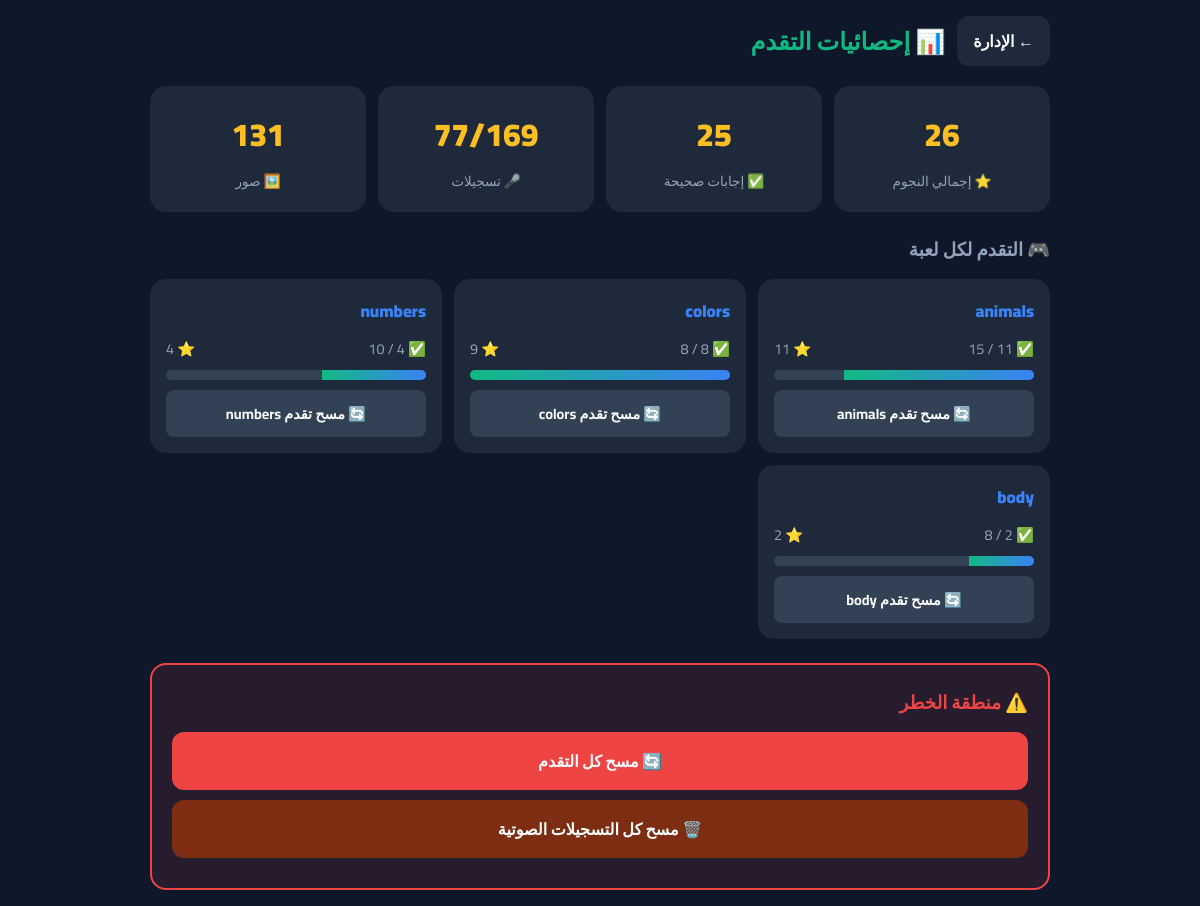
/admin/stats, run on an earlier commit of the app's database.
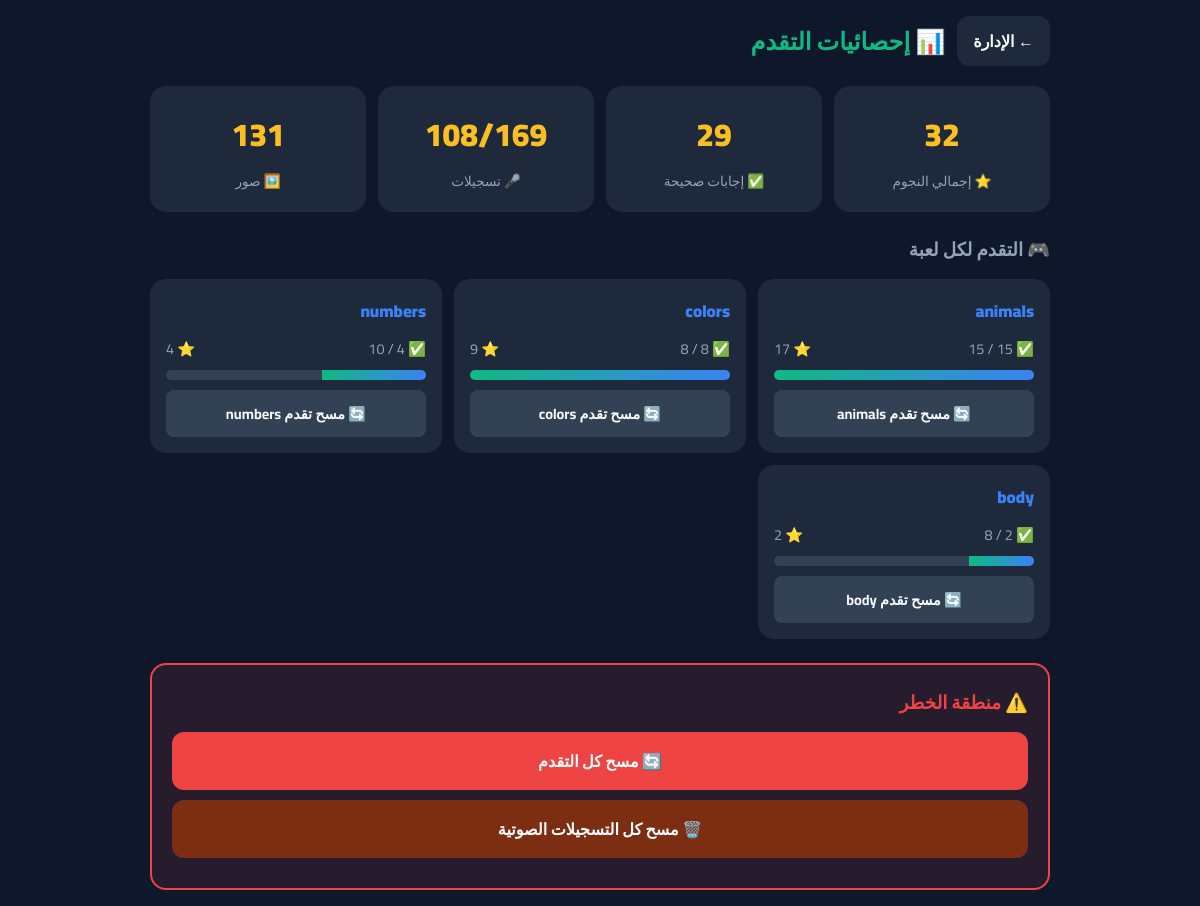
And on a later commit of the database.
### tables this page shows
CREATE TABLE progress (game_id TEXT PRIMARY KEY, completed INTEGER DEFAULT 0, total INTEGER DEFAULT 10, stars INTEGER DEFAULT 0);

### app.py (the view)
@app.route("/admin/stats")
def admin_stats():
    with sqlite3.connect(DB_PATH) as conn:
        conn.row_factory = sqlite3.Row
        progress = [dict(r) for r in conn.execute("SELECT * FROM progress").fetchall()]
        voices_count = conn.execute("SELECT COUNT(*) FROM voices").fetchone()[0]
    total_q = len(get_all_questions())
    try:
        animal_imgs = len([f for f in os.listdir(ANIMALS_DIR) if f.lower().endswith(('.webp','.jpg','.jpeg','.png'))])
    except Exception:
        animal_imgs = 0
    total_stars = sum(p['stars'] for p in progress)
    total_completed = sum(p['completed'] for p in progress)
    return render_template("admin_stats.html",
        progress=progress, voices_count=voices_count,
        total_questions=total_q, animal_images=animal_imgs,
        total_stars=total_stars, total_completed=total_completed)

### templates/admin_stats.html (shortened to what this page needs)
<!DOCTYPE html>
<html lang="ar" dir="rtl">
<head>
</head>
<body>
<div class="container">
  <div class="topbar">
    <a href="/admin">← الإدارة</a>
    <h1>📊 إحصائيات التقدم</h1>
  </div>
  <div class="summary">
    <div class="stat"><div class="val">{{ total_stars }}</div><div class="label">⭐ إجمالي النجوم</div></div>
    <div class="stat"><div class="val">{{ total_completed }}</div><div class="label">✅ إجابات صحيحة</div></div>
    <div class="stat"><div class="val">{{ voices_count }}/{{ total_questions }}</div><div class="label">🎤 تسجيلات</div></div>
    <div class="stat"><div class="val">{{ animal_images }}</div><div class="label">🖼️ صور</div></div>
  </div>
  <h2>🎮 التقدم لكل لعبة</h2>
  <div class="games">
    {% for p in progress %}
    {% set pct = ((p.completed / p.total * 100) if p.total else 0)|round|int %}
    <div class="game-card">
      <div class="game-name">{{ p.game_id }}</div>
      <div class="game-stats">
        <span>✅ {{ p.completed }} / {{ p.total }}</span>
        <span>⭐ {{ p.stars }}</span>
      </div>
      <div class="bar"><div style="width:{{ pct }}%"></div></div>
      <button onclick="clearGame('{{ p.game_id }}')">🔄 مسح تقدم {{ p.game_id }}</button>
    </div>
    {% endfor %}
  </div>
  <div class="danger">
    <h2>⚠️ منطقة الخطر</h2>
    <button class="danger-btn" onclick="clearAllProgress()">🔄 مسح كل التقدم</button>
    <button class="danger-btn soft" onclick="clearAllRecordings()">🗑️ مسح كل التسجيلات الصوتية</button>
  </div>
</div>
</body>
</html>

### templates/admin_stats.html (style rules this page uses)
:root { --bg:#0f172a;--card:#1e293b;--primary:#10b981;--warn:#fbbf24;--danger:#ef4444;--text:#f8fafc;--muted:#94a3b8;--accent:#3b82f6; }
* { box-sizing:border-box;margin:0;padding:0;font-family:'Cairo',sans-serif; }
body { background:var(--bg);color:var(--text);min-height:100vh;padding:16px; }
.container { max-width:900px;margin:0 auto; }
.topbar { display:flex;align-items:center;gap:12px;margin-bottom:20px; }
.topbar a { color:var(--text);text-decoration:none;background:var(--card);padding:10px 16px;border-radius:12px;font-weight:700; }
h1 { font-size:1.5rem;color:var(--primary);flex:1; }
.summary { display:grid;grid-template-columns:repeat(auto-fit,minmax(150px,1fr));gap:12px;margin-bottom:20px; }
.stat { background:var(--card);padding:18px;border-radius:16px;text-align:center; }
.stat .val { font-size:2rem;font-weight:900;color:var(--warn); }
.stat .label { font-size:0.85rem;color:var(--muted);margin-top:4px; }
h2 { font-size:1.15rem;color:var(--muted);margin:20px 0 12px; }
.games { display:grid;grid-template-columns:repeat(auto-fill,minmax(240px,1fr));gap:12px; }
.game-card { background:var(--card);padding:16px;border-radius:16px; }
.game-name { font-size:1.05rem;font-weight:900;color:var(--accent);margin-bottom:8px; }
.game-stats { display:flex;justify-content:space-between;font-size:0.9rem;color:var(--muted);margin-bottom:8px; }
.bar { height:10px;background:#334155;border-radius:5px;overflow:hidden;margin-bottom:10px; }
.bar>div { height:100%;background:linear-gradient(90deg,var(--primary),var(--accent));transition:width .3s; }
.game-card button { width:100%;padding:10px;background:#334155;color:var(--text);border:none;border-radius:8px;font-family:inherit;font-weight:700;cursor:pointer;font-size:0.9rem; }
.danger { background:rgba(239,68,68,0.1);border:2px solid var(--danger);border-radius:16px;padding:20px;margin-top:24px; }
.danger h2 { color:var(--danger);margin-top:0; }
.danger-btn { width:100%;padding:14px;background:var(--danger);color:#fff;border:none;border-radius:12px;font-family:inherit;font-weight:900;cursor:pointer;font-size:1rem;margin-bottom:10px; }
.danger-btn.soft { background:#7c2d12; }

What changed in the data, as far as the page shows it:
changed progress "animals": stars "11" → "17"; {{ pct }} 73 → 100 (drawn)
Also different on the page:
{{ total_stars }}: "26" → "32"
{{ total_completed }}: "25" → "29"
{{ voices_count }}: "77" → "108"
